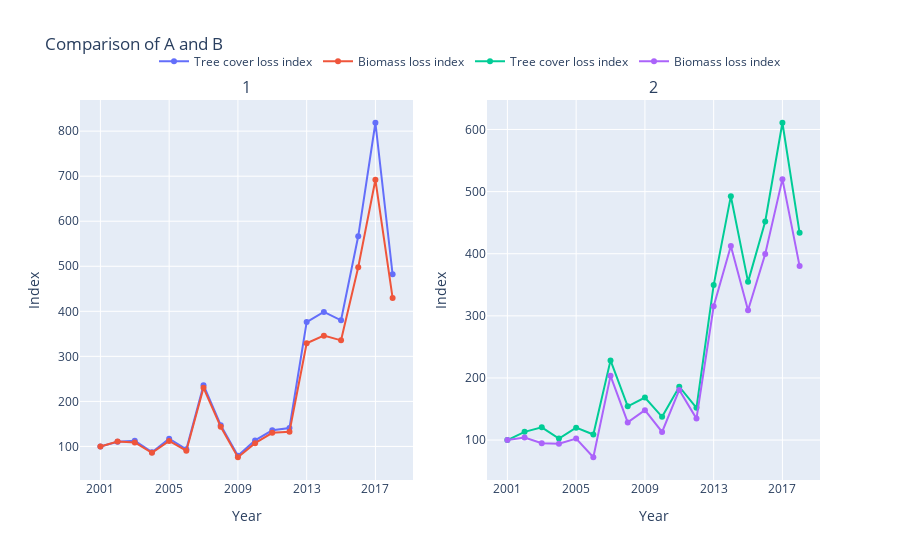

Notebook code for this chart:
### Code cell
import plotly.graph_objects as go
from plotly.subplots import make_subplots

fig = make_subplots(rows=1, cols=2,subplot_titles=['1','2'])
for i in mdg_region['Fianarantsoa'].columns[-3:-1]:
    fig.add_trace(
        go.Scatter(x=mdg_region['Fianarantsoa'].index,y= mdg_region['Fianarantsoa'][i],name=i),
        row=1, col=1)

for i in mdg_region['Madagascar'].columns[-3:-1]:
    fig.add_trace(
        go.Scatter(x=mdg_region['Madagascar'].index,y= mdg_region['Madagascar'][i],name=i),
        row=1, col=2)
fig.update_layout(title='Comparison of A and B',legend=dict(orientation="h",x=0.1,y=1.14),
                 xaxis=dict(title='Year',nticks=5),xaxis2=dict(title='Year',nticks=5),
                 yaxis_title='Index',yaxis2_title='Index')


fig.show()

### Figure 1 — Plotly figure (JSON) as saved in the notebook; plotly's stock layout.template omitted (floating-point values rounded to 4 significant figures)
{"data": [{"name": "Tree cover loss index", "type": "scatter", "x": ["2001", "2002", "2003", "2004", "2005", "2006", "2007", "2008", "2009", "2010", "2011", "2012", "2013", "2014", "2015", "2016", "2017", "2018"], "xaxis": "x", "y": [100, 110.3, 112.4, 87.17, 117.0, 93.5, 235.9, 147.1, 79.43, 113.4, 135.8, 140.9, 376.2, 398.7, 380, 566.6, 818.7, 482.2], "yaxis": "y"}, {"name": "Biomass loss index", "type": "scatter", "x": ["2001", "2002", "2003", "2004", "2005", "2006", "2007", "2008", "2009", "2010", "2011", "2012", "2013", "2014", "2015", "2016", "2017", "2018"], "xaxis": "x", "y": [100, 110.8, 108.7, 85.71, 112.2, 90.59, 230.3, 143.6, 75.96, 107.3, 130.3, 132.4, 328.9, 346.0, 335.5, 497.9, 692.0, 429.6], "yaxis": "y"}, {"name": "Tree cover loss index", "type": "scatter", "x": ["2001", "2002", "2003", "2004", "2005", "2006", "2007", "2008", "2009", "2010", "2011", "2012", "2013", "2014", "2015", "2016", "2017", "2018"], "xaxis": "x2", "y": [100, 113.3, 120.5, 102.5, 120.0, 108.9, 228.3, 154.4, 168.4, 137.4, 185.9, 151.9, 349.6, 492.6, 354.7, 452.0, 610.8, 433.7], "yaxis": "y2"}, {"name": "Biomass loss index", "type": "scatter", "x": ["2001", "2002", "2003", "2004", "2005", "2006", "2007", "2008", "2009", "2010", "2011", "2012", "2013", "2014", "2015", "2016", "2017", "2018"], "xaxis": "x2", "y": [100, 104.0, 94.97, 94.25, 102.4, 72.35, 203.3, 128.5, 148.0, 113.0, 180.8, 134.5, 315.5, 412.3, 308.9, 399.6, 520.1, 380.1], "yaxis": "y2"}], "layout": {"annotations": [{"font": {"size": 16}, "showarrow": false, "text": "1", "x": 0.225, "xanchor": "center", "xref": "paper", "y": 1, "yanchor": "bottom", "yref": "paper"}, {"font": {"size": 16}, "showarrow": false, "text": "2", "x": 0.775, "xanchor": "center", "xref": "paper", "y": 1, "yanchor": "bottom", "yref": "paper"}], "legend": {"orientation": "h", "x": 0.1, "y": 1.14}, "title": {"text": "Comparison of A and B"}, "xaxis": {"anchor": "y", "domain": [0, 0.45], "nticks": 5, "title": {"text": "Year"}}, "xaxis2": {"anchor": "y2", "domain": [0.55, 1], "nticks": 5, "title": {"text": "Year"}}, "yaxis": {"anchor": "x", "domain": [0, 1], "title": {"text": "Index"}}, "yaxis2": {"anchor": "x2", "domain": [0, 1], "title": {"text": "Index"}}}}
